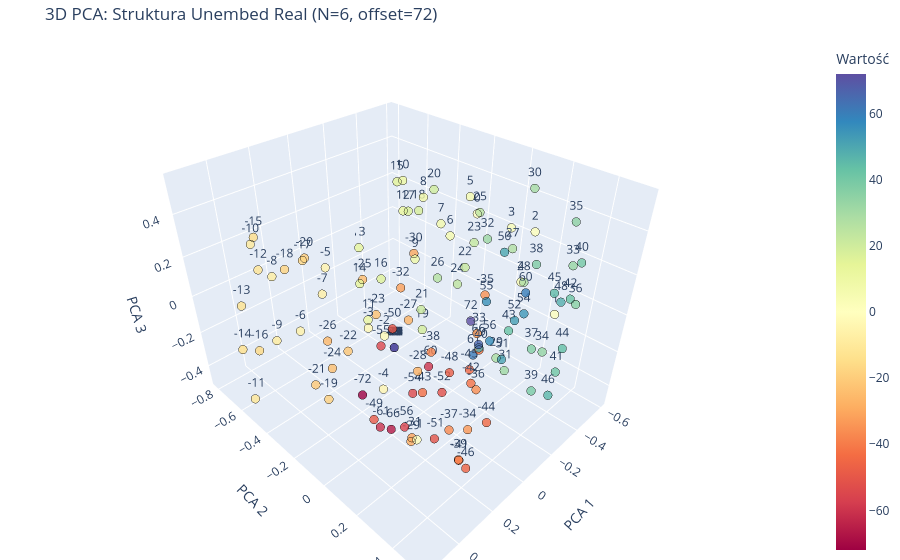

Write notebook code for a chart like this one.
### Code cell
plot_real_output_pca_3d(model, N=6)

### Figure 1 — Plotly figure (JSON) as saved in the notebook; plotly's stock layout.template omitted (floating-point values rounded to 4 significant figures; data arrays with more than 128 entries replaced by an {"elided": "..."} marker saying what was removed)
{"data": [{"hovertemplate": "PCA1=%{x}<br>PCA2=%{y}<br>PCA3=%{z}<br>Wartość=%{marker.color}<extra></extra>", "legendgroup": "", "marker": {"color": {"elided": "145 int values"}, "coloraxis": "coloraxis", "line": {"color": "Black", "width": 1}, "opacity": 0.8, "size": 5, "symbol": "circle"}, "mode": "markers+text", "name": "", "scene": "scene", "showlegend": false, "text": {"elided": "145 float values"}, "textposition": "top center", "type": "scatter3d", "x": {"elided": "145 float values"}, "y": {"elided": "145 float values"}, "z": {"elided": "145 float values"}}], "layout": {"coloraxis": {"colorbar": {"title": {"text": "Wartość"}}, "colorscale": [[0, "rgb(158,1,66)"], [0.1, "rgb(213,62,79)"], [0.2, "rgb(244,109,67)"], [0.3, "rgb(253,174,97)"], [0.4, "rgb(254,224,139)"], [0.5, "rgb(255,255,191)"], [0.6, "rgb(230,245,152)"], [0.7, "rgb(171,221,164)"], [0.8, "rgb(102,194,165)"], [0.9, "rgb(50,136,189)"], [1, "rgb(94,79,162)"]]}, "legend": {"tracegroupgap": 0}, "margin": {"b": 0, "l": 0, "r": 0, "t": 40}, "scene": {"domain": {"x": [0, 1], "y": [0, 1]}, "xaxis": {"title": {"text": "PCA 1"}}, "yaxis": {"title": {"text": "PCA 2"}}, "zaxis": {"title": {"text": "PCA 3"}}}, "title": {"text": "3D PCA: Struktura Unembed Real (N=6, offset=72)"}}}
